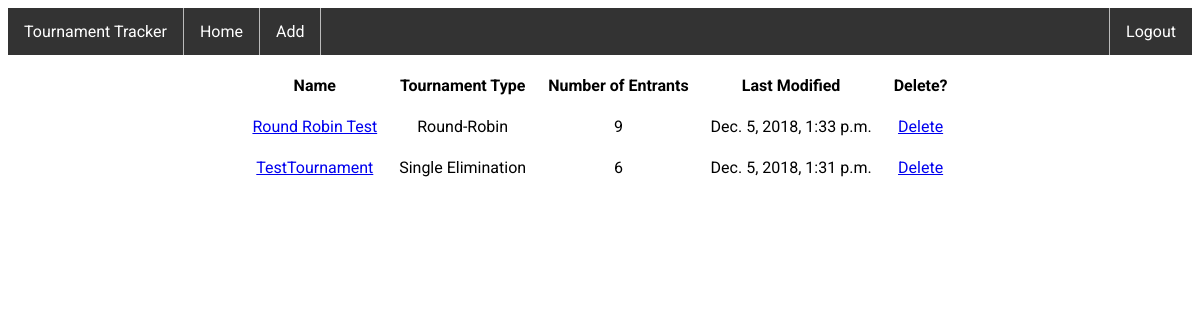
The app's page / (signed in) with its own data.
### tournament/models.py (models this page shows, shortened)
class Tournament(models.Model):
    TOURNAMENT_CHOICES = (
        ('SE', 'Single Elimination'),
        ('DE', 'Double Elimination'),
        ('RR', 'Round-Robin'),
        ('SW', 'Swiss')
    )
    tournamentName = models.CharField(max_length=200, verbose_name='Tournament Name')
    publishDate = models.DateTimeField(verbose_name='Date Published', auto_now_add=True)
    lastUpdatedDate = models.DateTimeField(verbose_name='Last Updated', auto_now=True)
    tournamentType = models.CharField(
        max_length=2,
        choices=TOURNAMENT_CHOICES,
        default='SE',
        verbose_name='Tournament Type'
    )
    numberOfEntrants = models.IntegerField(default=2)
    currentRound = models.IntegerField(default=0)
    owner = models.ForeignKey(User, verbose_name="Owner", on_delete=models.CASCADE)

### tournament/views.py (the view)
# urls.py: path('', views.index, name='index'),
def index(request):
    return render(request, 'tournament/index.html', indexContext(request))

### tournament/utils.py (called while the page is built)
def indexContext(request):
    if request.user.is_authenticated:
        tournamentList = Tournament.objects.filter(owner=request.user.id).order_by('-lastUpdatedDate')
    else:
        tournamentList = None
    return {'tournamentList': tournamentList}

### tournament/templates/tournament/index.html
{% extends "tournament/base.html" %}
{% block content %}
    {% if tournamentList %}
        <table id="tournamentTable">
            <tr>
                <th>Name</th>
                <th>Tournament Type</th>
                <th>Number of Entrants</th>
                <th>Last Modified</th>
                <th>Delete?</th>
            </tr>
            {% for tournament in tournamentList %}
                <tr>
                    <td><a href="{% url 'tournament:display' tournament.id %}">{{ tournament.tournamentName }}</a></td>
                    <td>{{ tournament.get_tournamentType_display }}</td>
                    <td>{{ tournament.numberOfEntrants }}</td>
                    <td>{{ tournament.lastUpdatedDate }}</td>
                    <td><a href="{% url 'tournament:delete' tournament.id %}">Delete</a></td>
                </tr>
            {% endfor %}
        </table>
    {% else %}
        <p>No tournaments available.</p>
    {% endif %}
{% endblock %}

### tournament/static/tournament/style.css (style rules this page uses)
body { font-family: 'Roboto', sans-serif; }
table { display: flex; flex-direction: column; align-items: center; border-spacing: 20px; }
table tr td { text-align: center; vertical-align: middle }

### records on screen
Tournament: tournamentName "Round Robin Test", tournamentType "Round-Robin", numberOfEntrants "9", lastUpdatedDate "Dec. 5, 2018, 1:33 p.m."
Tournament: tournamentName "TestTournament", tournamentType "Single Elimination", numberOfEntrants "6", lastUpdatedDate "Dec. 5, 2018, 1:31 p.m."
